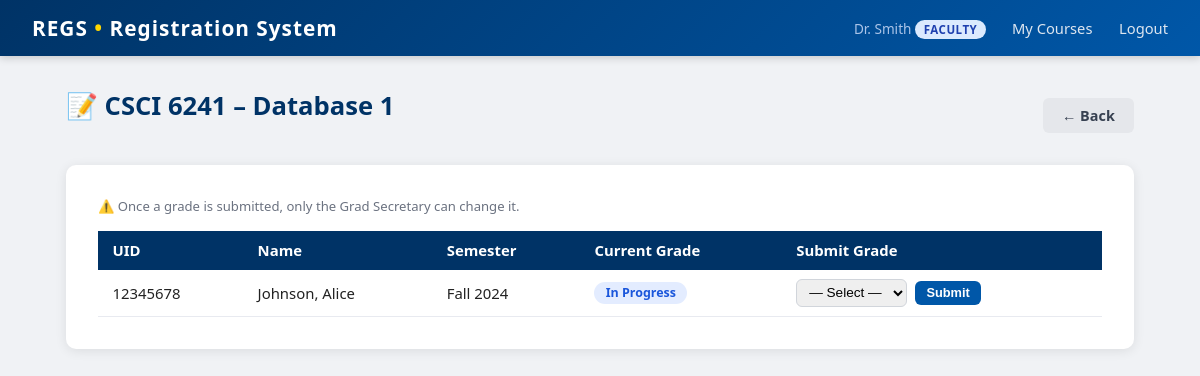
The app's page /faculty/grades/6 (signed in), older data.
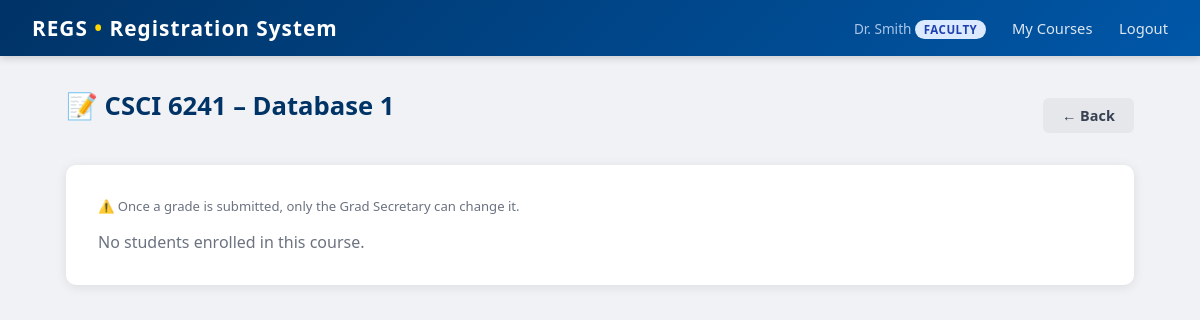
The same page, newer data.
### tables this page shows
CREATE TABLE enrollments (
    id          INTEGER PRIMARY KEY AUTOINCREMENT,
    student_id  INTEGER NOT NULL REFERENCES students(id),
    schedule_id INTEGER NOT NULL REFERENCES course_schedule(id),
    grade       TEXT NOT NULL DEFAULT 'IP',
    UNIQUE(student_id, schedule_id)
);

CREATE TABLE students (
    id         INTEGER PRIMARY KEY AUTOINCREMENT,
    user_id    INTEGER UNIQUE NOT NULL REFERENCES users(id),
    uid        TEXT UNIQUE NOT NULL,
    first_name TEXT NOT NULL,
    last_name  TEXT NOT NULL,
    program    TEXT NOT NULL CHECK(program IN ('Masters','PhD')),
    address    TEXT,
    email      TEXT,
    admit_year INTEGER DEFAULT 2024
);

CREATE TABLE course_schedule (
    id         INTEGER PRIMARY KEY AUTOINCREMENT,
    course_id  INTEGER NOT NULL REFERENCES courses(id),
    faculty_id INTEGER REFERENCES users(id),
    semester   TEXT NOT NULL CHECK(semester IN ('Fall','Spring','Summer')),
    year       INTEGER NOT NULL,
    day        TEXT NOT NULL,
    time_slot  TEXT NOT NULL
);

### app.py (the view, shortened to what this page needs)
@app.route('/faculty/grades/<int:schedule_id>', methods=['GET', 'POST'])
def faculty_grades(schedule_id):
    if session.get('role') != 'faculty':
        return redirect(url_for('login'))
    db = get_db()
    course = db.execute('''
        SELECT cs.*, c.dept, c.course_number, c.title
        FROM course_schedule cs
        JOIN courses c ON cs.course_id = c.id
        WHERE cs.id=? AND cs.faculty_id=?
    ''', (schedule_id, session['user_id'])).fetchone()
    if not course:
        flash('Access denied.', 'error')
        return redirect(url_for('faculty_dashboard'))
    enrollments = db.execute('''
        SELECT e.id, s.uid, s.first_name, s.last_name,
               cs.semester, cs.year, e.grade
        FROM enrollments e
        JOIN students s ON e.student_id = s.id
        JOIN course_schedule cs ON e.schedule_id = cs.id
        WHERE e.schedule_id=?
        ORDER BY s.last_name
    ''', (schedule_id,)).fetchall()
    return render_template('faculty_grades.html', course=course, enrollments=enrollments)

### app.py (called while the page is built)
def get_db():
    if 'db' not in g:
        g.db = sqlite3.connect(DATABASE)
        g.db.row_factory = sqlite3.Row
        g.db.execute("PRAGMA foreign_keys = ON")
    return g.db

@app.teardown_appcontext
def teardown_db(e=None):
    close_db(e)

### templates/faculty_grades.html (shortened to what this page needs)
{% extends "base.html" %}
{% block content %}
<div class="page-header">
  <h1>📝 {{ course.dept }} {{ course.course_number }} – {{ course.title }}</h1>
  <a href="{{ url_for('faculty_dashboard') }}" class="btn btn-secondary">← Back</a>
</div>
<div class="card">
  <p class="text-small text-muted mb-2">
    ⚠️ Once a grade is submitted, only the Grad Secretary can change it.
  </p>
  {% if enrollments %}
  <table>
    <thead>
      <tr><th>UID</th><th>Name</th><th>Semester</th><th>Current Grade</th><th>Submit Grade</th></tr>
    </thead>
    <tbody>
    {% for e in enrollments %}
      <tr>
        <td>{{ e.uid }}</td>
        <td>{{ e.last_name }}, {{ e.first_name }}</td>
        <td>{{ e.semester }} {{ e.year }}</td>
        <td>
          {% if e.grade == 'IP' %}
            <span class="badge badge-ip">In Progress</span>
          {% elif e.grade == 'F' %}
            <span class="badge badge-fail">{{ e.grade }}</span>
          {% else %}
            <span class="badge badge-pass">{{ e.grade }}</span>
          {% endif %}
        </td>
        <td>
          {% if e.grade == 'IP' %}
          <form method="POST" class="flex-gap">
            <select name="grade" required style="width:auto; padding:.3rem .5rem; font-size:0.85rem;">
              <option value="">— Select —</option>
            </select>
            <button type="submit" class="btn btn-primary btn-sm">Submit</button>
          </form>
          {% else %}
            <span class="text-muted text-small">Locked</span>
          {% endif %}
        </td>
      </tr>
    {% endfor %}
    </tbody>
  </table>
  {% else %}
    <p class="text-muted">No students enrolled in this course.</p>
  {% endif %}
</div>
{% endblock %}

Row changes from the older to the newer data that the page shows:
removed enrollments: uid "12345678", last_name "Johnson", first_name "Alice", semester "Fall", year "2024", grade "In Progress"
Text that changed along with them:
text no longer shown: "UID Name Semester Current Grade Submit Grade"
text now shown: "No students enrolled in this course."
